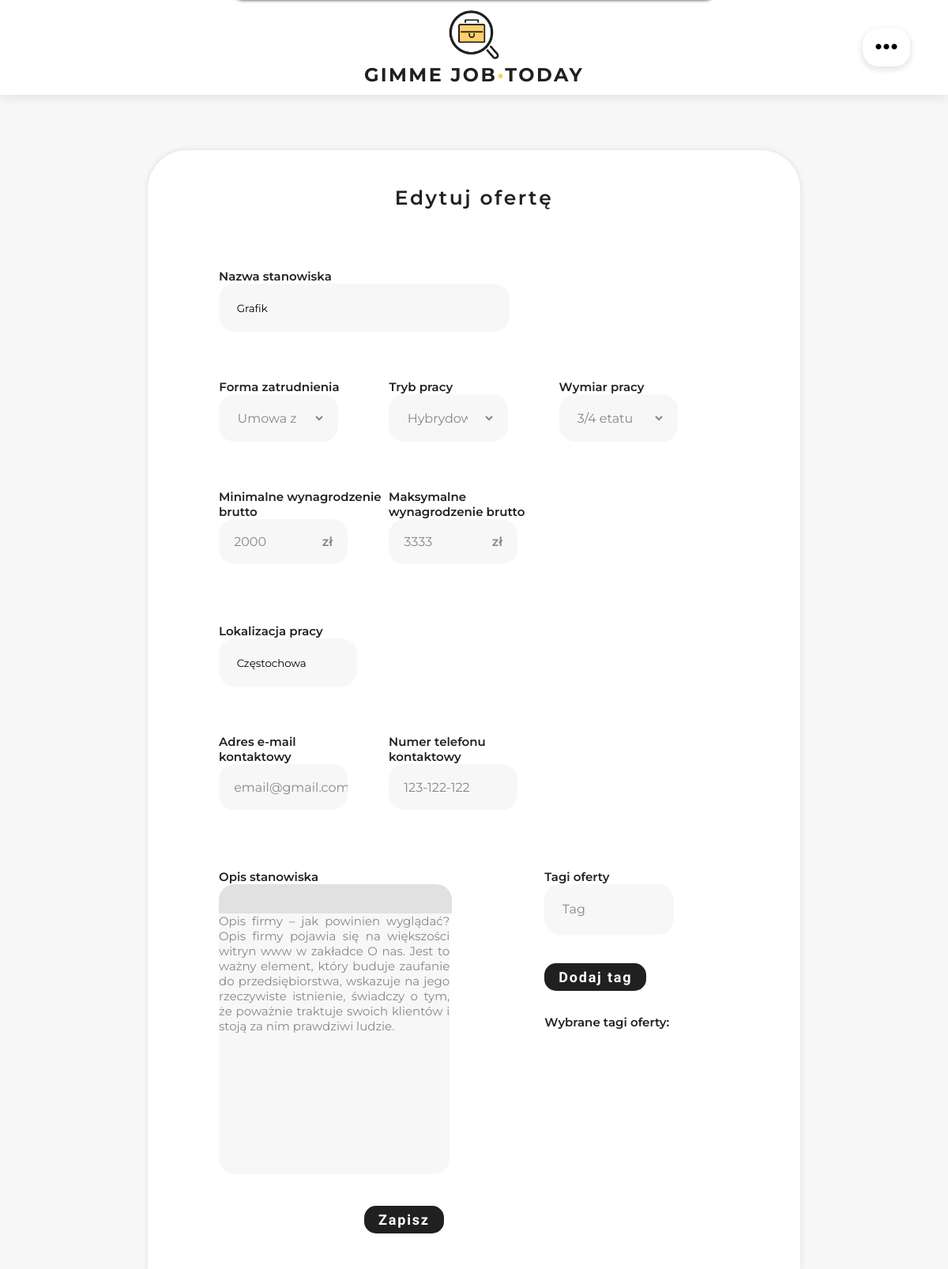
The app's page /edit-offer/3e1967bd5a9e4ead942ca3a2de58df44 (signed in) with its own data.
### job_offers/models.py (models this page shows, shortened)
class Offer(models.Model):
    id = models.UUIDField(primary_key=True, default=uuid.uuid4, editable=False)
    company = models.ForeignKey("Company", on_delete=models.CASCADE, related_name="offers")
    time_created = models.DateTimeField(auto_now_add=True)
    position = models.CharField(
        max_length=100
    )
    city = models.CharField(
        max_length=100
    )
    class WorkModes(models.TextChoices):
        STATIONARY = 'stationary', 'Stacjonarny'
        REMOTE = 'remote', 'Zdalny'
        HYBRID = 'hybrid', 'Hybrydowy'
    work_mode = models.CharField(
        max_length=100,
        choices=WorkModes.choices,
        default=WorkModes.STATIONARY
    )
    class WorkTimes(models.TextChoices):
        FULL = 'full', 'Pełny etat'
        ONE_SECOND = 'one_second', 'Pół etatu'
        THREE_FOURTH = 'three_fourth', '3/4 etatu'
        ONE_FOURTH = 'one_fourth', '1/4 etatu'
        OTHER = 'other', 'Inne'
    work_time = models.CharField(
        max_length=100,
        choices=WorkTimes.choices,
        default=WorkTimes.FULL
    )
    class ContractTypes(models.TextChoices):
        CONTRACT_OF_EMPLOYMENT = 'contract_of_employment', 'Umowa o pracę'
        CONTRACT_OF_MANDATE = 'contract_of_mandate', 'Umowa zlecenie'
        CONTRACT_OF_COMMISSION = 'contract_of_commission', 'Umowa o dzieło'
        BUSINESS_TO_BUSINESS = 'business_to_business', 'B2B'
        OTHER = 'other', 'Inne'
    contract_type = models.CharField(
        max_length=100,
        choices=ContractTypes.choices,
        default=ContractTypes.OTHER
    )
    description = models.TextField()
    email = models.EmailField()
    phone_number = models.CharField(
        max_length=100,
        blank=True, null=True
    )
    salary_min = models.PositiveIntegerField(
        validators=[
            MinValueValidator(0),
        ]
    )
    salary_max = models.PositiveIntegerField(
        validators=[
            MaxValueValidator(99999),
        ]
    )
    visit_counter = models.PositiveIntegerField(default=0)
    @property
    def tags_ids_comma_separated(self):
        return ",".join([str(tag.id) for tag in self.tags.all()])
    tags = models.ManyToManyField("Tag")

### job_offers/views.py (the view, shortened to what this page needs)
# urls.py: path('edit-offer/<offer_id>', edit_offer),
def edit_offer(request, offer_id):
    context = {}
    try:
        assert offer_id
        edited_offer = Offer.objects.filter(id=offer_id).first()
        assert edited_offer is not None
        assert edited_offer.company == request.user.company
    except AssertionError:
        return redirect('offers')
    context["edited_offer"] = edited_offer
    tags = Tag.objects.all()
    context["tags"] = tags
    workmodes_objects = Offer.WorkModes.choices
    context["work_modes"] = workmodes_objects
    worktimes_objects = Offer.WorkTimes.choices
    context["work_times"] = worktimes_objects
    contracttypes_objects = Offer.ContractTypes.choices
    context["contract_types"] = contracttypes_objects
    return render(request, 'job_offers/add-or-edit-offer.html', context)

### job_offers/templates/job_offers/add-or-edit-offer.html (shortened to what this page needs)
{% extends "base.html" %}
{% load static %}
{% block styles %}<link rel="stylesheet" href="{% static '/styles/add_offer.css' %}" />
<link rel="stylesheet" href="{% static '/styles/confirm.css' %}" />
{% endblock %}
{% block content %}
{% if profile.description != '' %}
    <form method="post" name="add-offer">
    <div class="add-offer__contener">
            <div class="add-offer__frame">
                <div class="add-offer__title">
                    {% if "/edit-offer/" in request.path %}
                    Edytuj ofertę
                    {% else %}
                    Dodaj ofertę
                    {% endif %}
                </div>
                <div class="add-offer__profession">
                    <p>Nazwa stanowiska</p>
                    <input type="text" class="add-offer__profinput" name="add-offer__profession" placeholder="Doradca finansowy klienta" required minlength="5" maxlength="40" value="{{ edited_offer.position|default:'' }}"/>
                </div>
                <div class="add-offer-options">
                    <div class="add-offer-option_one">
                        <p>Forma zatrudnienia</p>
                        <div class="add-offer-option__select">
                            <select name="contract-type" id="contract-type">
                                {% for contract_value, contract_label in contract_types %}
                                    <option value="{{contract_value}}" {% if edited_offer.contract_type == contract_value %}selected{% endif %}>{{contract_label}}</option>
                                {% endfor %}
                            </select>
                        </div>
                    </div>
                    <div class="add-offer-option__two">
                        <p>Tryb pracy</p>
                        <div class="add-offer-option__select">
                            <select name="work-mode" id="work-mode">
                                {% for work_mode_value, work_mode_label in work_modes %}
                                    <option value="{{work_mode_value}}" {% if edited_offer.work_mode == work_mode_value %}selected{% endif %}>{{work_mode_label}}</option>
                                {% endfor %}
                            </select>
                        </div>
                    </div>
                    <div class="add-offer-option__three">
                        <p>Wymiar pracy</p>
                        <div class="add-offer-option__select">
                            <select name="work-time" id="work-time">
                                {% for work_time_value, work_time_label in work_times %}
                                    <option value="{{work_time_value}}" {% if edited_offer.work_time == work_time_value %}selected{% endif %}>{{work_time_label}}</option>
                                {% endfor %}
                            </select>
                        </div>
                    </div>
                </div>
                <div class="add-offer-salary">
                    <div class="add-offer-salary__min">
                        <p>Minimalne wynagrodzenie brutto</p>
                        <div class="add-offer-salary__position">
                            <div class="add-offer-salary__zl">zł</div>
                            <input class="add-offer-salary__input" name="add-offer-salary__min" placeholder="2000" pattern="[0-9]{3,5}" title="Wartości liczbowe od 3 do 5 cyfr." type="text" required value="{{ edited_offer.salary_min|default:'' }}"/>
                        </div>
                    </div>
                    <div class="add-offer-salary__max">
                        <p>Maksymalne wynagrodzenie brutto</p>
                        <div class="add-offer-salary__position">
                            <div class="add-offer-salary__zl">zł</div>
                            <input class="add-offer-salary__input" name="add-offer-salary__max" placeholder="5000" type="text" pattern="[0-9]{1,6}" title="Wartości liczbowe od 3 do 5 cyfr." value="{{ edited_offer.salary_max|default:'' }}"/>
                        </div>
                    </div>
                </div>
                <div class="add-offer__location">
                    <p>Lokalizacja pracy</p>
                    <input class="add-offer__locationinput" type="text" name="add-offer__location" placeholder="Warszawa" required pattern="[\w\p{L}]+" title="Tylko litery." minlength="2" maxlength="40" value="{{ edited_offer.city|default:'' }}"/>
                </div>
                <div class="add-offer-contact">
                    <div class="add-offer-contact__email">
                        <div class="add-offer-contact__position">
                            <p>Adres e-mail kontaktowy</p>
                            <input class="add-offer-contact__input" name="add-offer-contact__mail" type="text" placeholder="email@gmail.com" pattern="[a-z0-9._%+-]+@[a-z0-9.-]+\.[a-z]{2,}$" required title="Format mail@nazwapoczty.pl." value="{{ edited_offer.email|default:'' }}"/>
                        </div>
                    </div>
                    <div class="add-offer-contact__phone">
                        <div class="add-offer-contact__position">
                            <p>Numer telefonu kontaktowy</p>
                            <input class="add-offer-contact__input" name="add-offer-contact__phone" type="text" placeholder="123-456-789" pattern="[0-9]{3}-[0-9]{3}-[0-9]{3}" title="Format 123-456-789." value="{{ edited_offer.phone_number|default:'' }}"/>
                        </div>
                    </div>
                </div>
                <div class="add-offer-descripttags">
                    <div class="add-offer-descripttags__desc">
                        <p>Opis stanowiska</p>
                        <div class="add-offer-descripttags__textarea">
                        </div>
                        <textarea name="add-offer__description" required placeholder="Oferta pracy na stanowisko..." minlength="80" maxlength="1000">{{ edited_offer.description|default:'' }}</textarea>
                    </div>
                        <div class="add-offer-tags" id="add-offer-tags" current_tags="{{ edited_offer.tags_ids_comma_separated }}">
                            <form autocomplete="off">
                                <p>Tagi oferty</p>
                                <div class="add-offer-tags-autocomplete">
                                    <input type="text" name="tagCaption" class="add-offer-tags-autocomplete__input" placeholder="Tag">
                                </div>
                                <input type="button" id="addTag" class="add-offer__submit" value="Dodaj tag">
                            </form>
                            <div class="add-offer-tags__chosen">
                                <p>Wybrane tagi oferty:</p>
                            </div>
                        </div>
                </div>
                <input type="submit" class="add-offer__submit" value="Zapisz">
            </div>
    </div>
    </form>
{% else %}
    <div class="square">
        <p class="square__confirm__title">Uzupełnij dane na swoim profilu, aby móc dodać ofertę!</p>
        <a href="{% url 'edit_profile' %}" class="square__confirm__link" ><i class="fa-solid fa-angle-left"></i>Przejdź na stronę edycji profilu</a>
    </div>
{% endif %}
{% endblock %}

### static/styles/style.css (style rules this page uses)
html, body { margin: 0; padding: 0; height: 100%; }
* { font-family: "Montserrat", sans-serif; }
body { background-color: #f7f7f7; }

### static/styles/add_offer.css (style rules this page uses)
.add-offer__contener { justify-content: center; display: flex; width: 100%; text-align: center; flex-wrap: wrap; font-family: Montserrat; font-size: 15px; font-weight: 600; color: #202020; margin-left: auto; margin-right: auto; }
.add-offer__frame { box-sizing: border-box; width: 70%; padding: 3em 6em 3em 6em; border-radius: 50px 50px 0 0; background-color: #FFFFFF; margin-top: 4em; box-shadow: 0 0 0.5em #dddddd; margin-left: auto; margin-right: auto; }
.add-offer__title { display: flex; font-family: Montserrat; font-weight: 600; letter-spacing: 0.1em; font-size: 25px; justify-content: center; flex-direction: column; }
::placeholder { font-family: Montserrat; font-size: 16px; color: #878787; }
.add-offer-options { width: 100%; display: flex; justify-content: center; margin-top: 4em; }
.add-offer-option_one { min-width: 33.3%; display: flex; justify-content: flex-start; flex-direction: column; text-align:left; }
.add-offer-option__two { min-width: 33.3%; display: flex; justify-content: flex-start; flex-direction: column; text-align:left; }
.add-offer-option__three { min-width: 33.3%; display: flex; justify-content: flex-start; flex-direction: column; text-align:left; position: relative; }
.add-offer-option__select select { border-radius: 20px; background-color: #F7F7F7; border: none; font-family: Montserrat; font-size: 16px; color: #878787; border-right: 16px solid transparent; padding: 1.2em; position: relative; width: 100%; }
.add-offer-option__select { position: relative; flex-direction: row; width: 70%; }
.add-offer-salary, .add-offer-contact { width: 100%; display: flex; margin-top: 4em; }
.add-offer-salary__min, .add-offer-contact__email { width: 33.3%; display: flex; justify-content: flex-start; flex-direction: column; text-align:left; }
.add-offer-salary__max, .add-offer-contact__phone { width: 33.3%; display: flex; justify-content: center; flex-direction: column; text-align:left; }
.add-offer-salary__input, .add-offer-contact__input { border-radius: 20px; background-color: #F7F7F7; border: none; width: 100%; font-family: Montserrat; font-size: 16px; color: #878787; padding: 1.2em 0em 1.2em 1.2em; }
.add-offer-salary__position, .add-offer-contact__position { position: relative; width: 67%; }
.add-offer-salary__zl { position: absolute; right:0; padding-top: 1.2em; font-family: Montserrat; font-weight: 600; font-size: 16px; color: #878787; }
.add-offer__locationinput { border-radius: 20px; background-color: #F7F7F7; padding: 1.7em; border: none; width: 20%; }
.add-offer__profession { text-align: left; margin-top: 5em; }
.add-offer__location { text-align: left; margin-top: 5em; }
.add-offer__profinput { border-radius: 20px; background-color: #F7F7F7; padding: 1.7em; border: none; width: 50%; }
.add-offer-descripttags { text-align: left; margin-top: 5em; display: flex; }
.add-offer-descripttags__textarea { border-radius: 20px 20px 0px 0px; width: 100%; background-color: #E1E1E1; padding: 1.2em 0.2em 0 0; align-content: center; text-align: center; color: #202020; }
textarea { resize: none; width: 100%; border-radius: 0px 0px 20px 20px; height: 22em; border: none; background-color: #F7F7F7; font-family: Montserrat; font-size: 15px; color: #878787; text-align: justify; }
.add-offer-descripttags__desc { justify-content: flex-start; width: 50%; }
.add-offer-tags { width: 40%; flex-direction: column; text-align:left; margin-left: 8em; top: 0; }
.add-offer-tags__chosen { width: 100%; display: flex; justify-content: center; flex-direction: column; text-align:left; display: inline-block; margin-top: 2em; }
.add-offer__submit { font-family: Urbanist; border-radius: 15px; font-size: 1.2em; font-weight: 800; padding: 0.4em 1em; color: #FFFFFF; background-color: #202020; margin-top: 2em; border: none; letter-spacing: 0.1em; }
.add-offer-tags-autocomplete { position: relative; width: 70%; display: block; }
.add-offer-tags-autocomplete__input { border-radius: 20px; background-color: #F7F7F7; padding: 1.5em; border: none; width: 100%; box-sizing: border-box; font-size: 1em; }

### static/styles/confirm.css (style rules this page uses)
* { font-family: "Montserrat", sans-serif; margin: 0; padding: 0; }

### records on screen
Offer: add-offer__profession "Grafik", contract-type "Umowa zlecenie", work-mode "Hybrydowy", work-time "3/4 etatu", add-offer-salary__min "2000", add-offer-salary__max "3333", add-offer__location "Częstochowa", add-offer-contact__mail "email@gmail.com", add-offer-contact__phone "123-122-122", add-offer__description "Opis firmy – jak powinien wyglądać? Opis firmy pojawia się na większości witryn www w zakładce O nas. Jest to ważny element, który buduje zaufanie do przedsiębiorstwa, wskazuje na jego rzeczywiste istnienie, świadczy o tym, że poważnie traktuje swoich klientów i stoją za nim prawdziwi ludzie."
